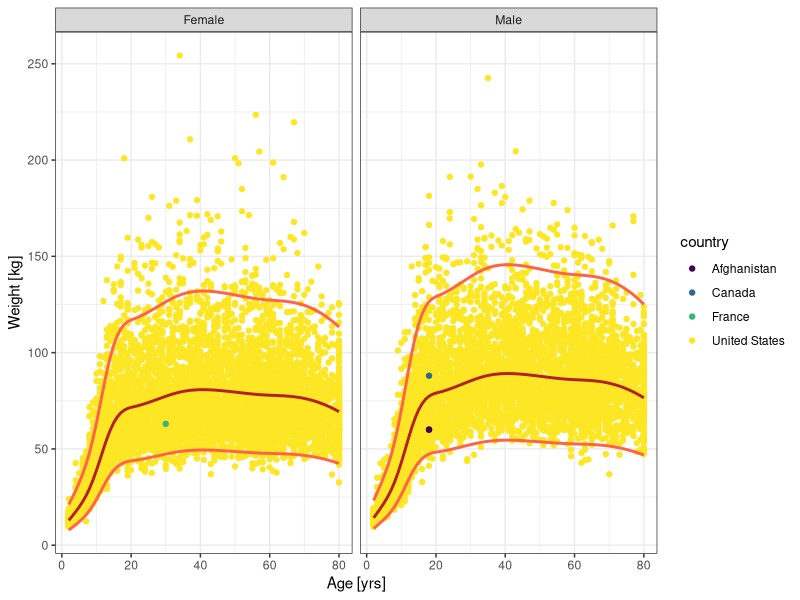
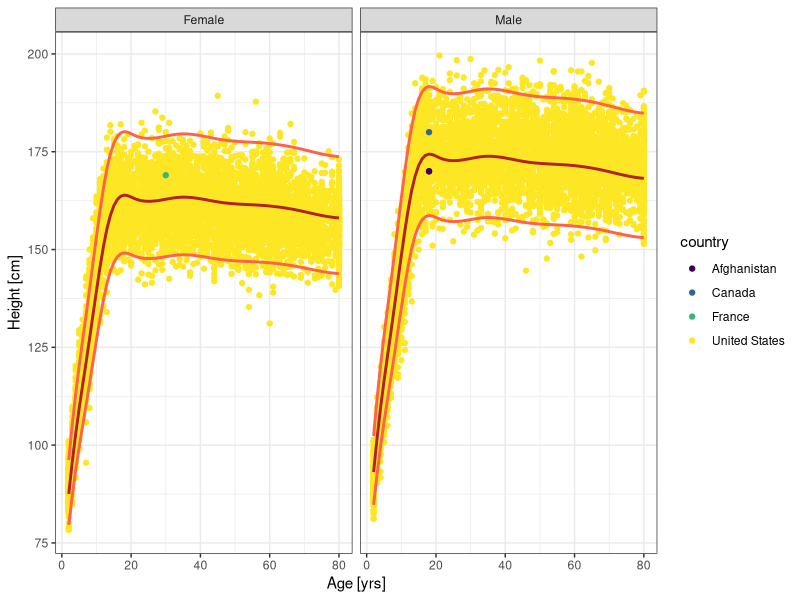

These figures' R source, in order:
## ---- chunk 1
library(tidyverse)
model_data <- read.csv("www/model_data.csv")
new_data <- read.csv("www/new_data.csv")
## ---- chunk 2
summary_data <- bind_rows(
  model_data |> mutate(Data = "Model"),
  new_data |> mutate(Data = "Model + Collected")
)
summary_data <- summary_data |>
  group_by(Data) |>
  summarise(
    N = n(),
    NCountry = n_distinct(country),
    MedianAge = median(age),
    MinAge = min(age),
    MaxAge = max(age),
    MedianWeight = median(weight),
    MinWeight = min(weight),
    MaxWeight = max(weight)
  )
names(summary_data) <- c(
  "Data", "N", "Unique Countries",
  paste(c("Median", "Min", "Max"), "Age [yrs]"),
  paste(c("Median", "Min", "Max"), "Weight [yrs]")
)
knitr::kable(summary_data)
## ---- chunk 3
weight_model <- lm(
  log(weight) ~ splines::bs(age, df = 10) + sex,
  data = model_data
)
min_age <- ceiling(min(model_data$age))
max_age <- floor(max(model_data$age))
input_data <- bind_rows(
  data.frame(age = min_age:max_age, sex = "Male"),
  data.frame(age = min_age:max_age, sex = "Female")
)

weight_data <- bind_cols(
  input_data,
  weight = exp(predict(weight_model, newdata = input_data))
) |> mutate(
  weight_min = weight * exp(qnorm(0.975) * sd(weight_model$residuals)),
  weight_max = weight * exp(qnorm(0.025) * sd(weight_model$residuals))
)

ggplot(data = weight_data, aes(x = age, y = weight)) +
  theme_bw() +
  geom_point(data = new_data, mapping = aes(color = country)) +
  geom_line(mapping = aes(y = weight_min), color = "tomato", linewidth = 1) +
  geom_line(mapping = aes(y = weight_max), color = "tomato", linewidth = 1) +
  geom_line(color = "firebrick", linewidth = 1) +
  facet_wrap(~sex) +
  scale_colour_viridis_d() +
  labs(x = "Age [yrs]", y = "Weight [kg]")
## ---- chunk 4
height_model <- lm(
  log(height) ~ splines::bs(age, df = 10) + sex,
  data = model_data
)
height_data <- bind_cols(
  input_data,
  height = exp(predict(height_model, newdata = input_data))
) |> mutate(
  height_min = height * exp(qnorm(0.975) * sd(height_model$residuals)),
  height_max = height * exp(qnorm(0.025) * sd(height_model$residuals))
)

ggplot(data = height_data, aes(x = age, y = height)) +
  theme_bw() +
  geom_point(data = new_data, mapping = aes(color = country)) +
  geom_line(mapping = aes(y = height_min), color = "tomato", linewidth = 1) +
  geom_line(mapping = aes(y = height_max), color = "tomato", linewidth = 1) +
  geom_line(color = "firebrick", linewidth = 1) +
  facet_wrap(~sex) +
  scale_colour_viridis_d() +
  labs(x = "Age [yrs]", y = "Height [cm]")
